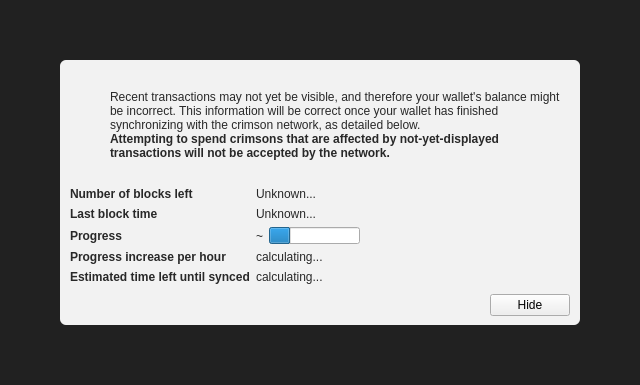
<?xml version="1.0" encoding="UTF-8"?>
<ui version="4.0">
 <class>ModalOverlay</class>
 <widget class="ModalOverlay" name="ModalOverlay">
  <property name="geometry">
   <rect>
    <x>0</x>
    <y>0</y>
    <width>640</width>
    <height>385</height>
   </rect>
  </property>
  <property name="windowTitle">
   <string>Form</string>
  </property>
  <layout class="QVBoxLayout" name="verticalLayout" stretch="0">
   <property name="sizeConstraint">
    <enum>QLayout::SetDefaultConstraint</enum>
   </property>
   <property name="leftMargin">
    <number>0</number>
   </property>
   <property name="topMargin">
    <number>0</number>
   </property>
   <property name="rightMargin">
    <number>0</number>
   </property>
   <property name="bottomMargin">
    <number>0</number>
   </property>
   <item>
    <widget class="QWidget" name="bgWidget" native="true">
     <property name="styleSheet">
      <string notr="true">#bgWidget { background: rgba(0,0,0,220); }</string>
     </property>
     <layout class="QVBoxLayout" name="verticalLayoutMain" stretch="1">
      <property name="leftMargin">
       <number>60</number>
      </property>
      <property name="topMargin">
       <number>60</number>
      </property>
      <property name="rightMargin">
       <number>60</number>
      </property>
      <property name="bottomMargin">
       <number>60</number>
      </property>
      <item>
       <widget class="QWidget" name="contentWidget" native="true">
        <property name="styleSheet">
         <string notr="true">#contentWidget { background: rgba(255,255,255,240); border-radius: 6px; }

QLabel { color: rgb(40,40,40);  }</string>
        </property>
        <layout class="QVBoxLayout" name="verticalLayoutSub" stretch="1,0,0,0">
         <property name="spacing">
          <number>0</number>
         </property>
         <property name="leftMargin">
          <number>10</number>
         </property>
         <property name="topMargin">
          <number>10</number>
         </property>
         <property name="rightMargin">
          <number>10</number>
         </property>
         <property name="bottomMargin">
          <number>10</number>
         </property>
         <item>
          <layout class="QHBoxLayout" name="horizontalLayoutIconText" stretch="0,1">
           <property name="topMargin">
            <number>20</number>
           </property>
           <item>
            <layout class="QVBoxLayout" name="verticalLayoutIcon">
             <property name="leftMargin">
              <number>0</number>
             </property>
             <item>
              <widget class="QPushButton" name="warningIcon">
               <property name="enabled">
                <bool>false</bool>
               </property>
               <property name="text">
                <string/>
               </property>
               <property name="icon">
                <iconset>
                 <normaloff>:/icons/warning</normaloff>
                 <disabledoff>:/icons/warning</disabledoff>:/icons/warning</iconset>
               </property>
               <property name="iconSize">
                <size>
                 <width>48</width>
                 <height>48</height>
                </size>
               </property>
               <property name="flat">
                <bool>true</bool>
               </property>
              </widget>
             </item>
             <item>
              <spacer name="verticalSpacerWarningIcon">
               <property name="orientation">
                <enum>Qt::Vertical</enum>
               </property>
               <property name="sizeHint" stdset="0">
                <size>
                 <width>20</width>
                 <height>40</height>
                </size>
               </property>
              </spacer>
             </item>
            </layout>
           </item>
           <item>
            <layout class="QVBoxLayout" name="verticalLayoutInfoText">
             <property name="leftMargin">
              <number>0</number>
             </property>
             <property name="topMargin">
              <number>0</number>
             </property>
             <item>
              <widget class="QLabel" name="infoText">
               <property name="text">
                <string>Recent transactions may not yet be visible, and therefore your wallet's balance might be incorrect. This information will be correct once your wallet has finished synchronizing with the crimson network, as detailed below.</string>
               </property>
               <property name="textFormat">
                <enum>Qt::RichText</enum>
               </property>
               <property name="wordWrap">
                <bool>true</bool>
               </property>
              </widget>
             </item>
             <item>
              <widget class="QLabel" name="infoTextStrong">
               <property name="font">
                <font>
                 <weight>75</weight>
                 <bold>true</bold>
                </font>
               </property>
               <property name="text">
                <string>Attempting to spend crimsons that are affected by not-yet-displayed transactions will not be accepted by the network.</string>
               </property>
               <property name="textFormat">
                <enum>Qt::RichText</enum>
               </property>
               <property name="wordWrap">
                <bool>true</bool>
               </property>
              </widget>
             </item>
             <item>
              <spacer name="verticalSpacerInTextSpace">
               <property name="orientation">
                <enum>Qt::Vertical</enum>
               </property>
               <property name="sizeHint" stdset="0">
                <size>
                 <width>20</width>
                 <height>40</height>
                </size>
               </property>
              </spacer>
             </item>
            </layout>
           </item>
          </layout>
         </item>
         <item>
          <spacer name="verticalSpacerAfterText">
           <property name="orientation">
            <enum>Qt::Vertical</enum>
           </property>
           <property name="sizeHint" stdset="0">
            <size>
             <width>20</width>
             <height>40</height>
            </size>
           </property>
          </spacer>
         </item>
         <item>
          <layout class="QFormLayout" name="formLayout">
           <property name="fieldGrowthPolicy">
            <enum>QFormLayout::FieldsStayAtSizeHint</enum>
           </property>
           <property name="horizontalSpacing">
            <number>6</number>
           </property>
           <property name="verticalSpacing">
            <number>6</number>
           </property>
           <property name="topMargin">
            <number>10</number>
           </property>
           <item row="0" column="0">
            <widget class="QLabel" name="labelNumberOfBlocksLeft">
             <property name="font">
              <font>
               <weight>75</weight>
               <bold>true</bold>
              </font>
             </property>
             <property name="text">
              <string>Number of blocks left</string>
             </property>
            </widget>
           </item>
           <item row="0" column="1">
            <widget class="QLabel" name="numberOfBlocksLeft">
             <property name="text">
              <string>Unknown...</string>
             </property>
            </widget>
           </item>
           <item row="1" column="0">
            <widget class="QLabel" name="labelLastBlockTime">
             <property name="font">
              <font>
               <weight>75</weight>
               <bold>true</bold>
              </font>
             </property>
             <property name="text">
              <string>Last block time</string>
             </property>
            </widget>
           </item>
           <item row="1" column="1">
            <widget class="QLabel" name="newestBlockDate">
             <property name="sizePolicy">
              <sizepolicy hsizetype="Maximum" vsizetype="Preferred">
               <horstretch>0</horstretch>
               <verstretch>0</verstretch>
              </sizepolicy>
             </property>
             <property name="text">
              <string>Unknown...</string>
             </property>
            </widget>
           </item>
           <item row="2" column="0">
            <widget class="QLabel" name="labelSyncDone">
             <property name="font">
              <font>
               <weight>75</weight>
               <bold>true</bold>
              </font>
             </property>
             <property name="text">
              <string>Progress</string>
             </property>
            </widget>
           </item>
           <item row="2" column="1">
            <layout class="QHBoxLayout" name="horizontalLayoutSync" stretch="0,1">
             <item>
              <widget class="QLabel" name="percentageProgress">
               <property name="text">
                <string notr="true">~</string>
               </property>
              </widget>
             </item>
             <item>
              <widget class="QProgressBar" name="progressBar">
               <property name="value">
                <number>24</number>
               </property>
               <property name="format">
                <string/>
               </property>
              </widget>
             </item>
            </layout>
           </item>
           <item row="4" column="0">
            <widget class="QLabel" name="labelProgressIncrease">
             <property name="font">
              <font>
               <weight>75</weight>
               <bold>true</bold>
              </font>
             </property>
             <property name="text">
              <string>Progress increase per hour</string>
             </property>
            </widget>
           </item>
           <item row="4" column="1">
            <widget class="QLabel" name="progressIncreasePerH">
             <property name="text">
              <string>calculating...</string>
             </property>
            </widget>
           </item>
           <item row="5" column="0">
            <widget class="QLabel" name="labelEstimatedTimeLeft">
             <property name="font">
              <font>
               <weight>75</weight>
               <bold>true</bold>
              </font>
             </property>
             <property name="text">
              <string>Estimated time left until synced</string>
             </property>
            </widget>
           </item>
           <item row="5" column="1">
            <widget class="QLabel" name="expectedTimeLeft">
             <property name="text">
              <string>calculating...</string>
             </property>
            </widget>
           </item>
          </layout>
         </item>
         <item>
          <layout class="QHBoxLayout" name="horizontalLayoutButtons">
           <property name="leftMargin">
            <number>10</number>
           </property>
           <property name="topMargin">
            <number>10</number>
           </property>
           <item>
            <spacer name="horizontalSpacer">
             <property name="orientation">
              <enum>Qt::Horizontal</enum>
             </property>
             <property name="sizeHint" stdset="0">
              <size>
               <width>40</width>
               <height>20</height>
              </size>
             </property>
            </spacer>
           </item>
           <item>
            <widget class="QPushButton" name="closeButton">
             <property name="text">
              <string>Hide</string>
             </property>
            </widget>
           </item>
          </layout>
         </item>
        </layout>
       </widget>
      </item>
     </layout>
    </widget>
   </item>
  </layout>
 </widget>
 <customwidgets>
  <customwidget>
   <class>ModalOverlay</class>
   <extends>QWidget</extends>
   <header>modaloverlay.h</header>
   <container>1</container>
  </customwidget>
 </customwidgets>
 <resources/>
 <connections/>
</ui>
